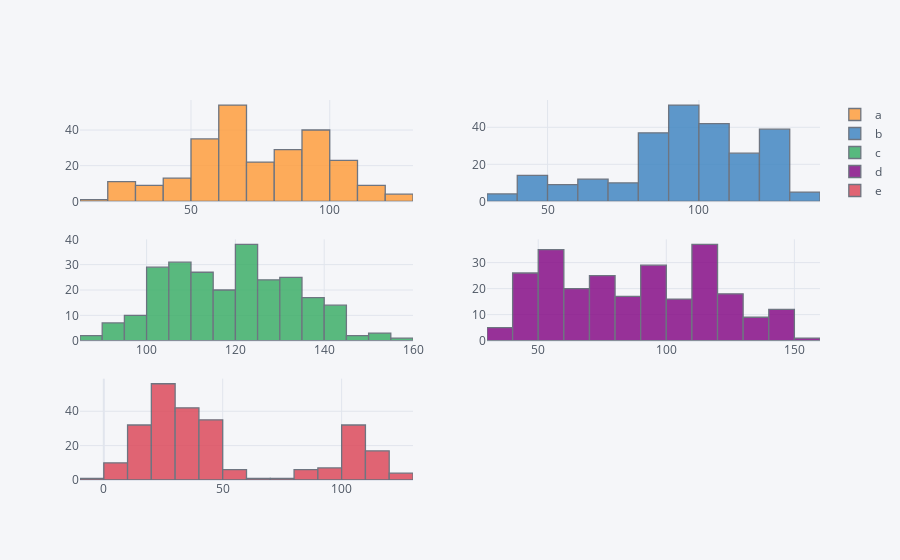

This figure's notebook cell:
### Code cell
plyo.iplot(
    df.iplot(kind='hist',  
             subplots=True,  
             bins=15,  
             asFigure=True),
    image='png',
    filename='ply_03'
)

### Figure 1 — Plotly figure (JSON) as saved in the notebook; plotly's stock layout.template omitted (floating-point values rounded to 4 significant figures; data arrays with more than 128 entries replaced by an {"elided": "..."} marker saying what was removed)
{"data": [{"histfunc": "count", "histnorm": "", "marker": {"color": "rgba(255, 153, 51, 1.0)", "line": {"color": "#4D5663", "width": 1.3}}, "name": "a", "nbinsx": 15, "opacity": 0.8, "orientation": "v", "type": "histogram", "x": {"elided": "250 float values"}, "xaxis": "x", "yaxis": "y"}, {"histfunc": "count", "histnorm": "", "marker": {"color": "rgba(55, 128, 191, 1.0)", "line": {"color": "#4D5663", "width": 1.3}}, "name": "b", "nbinsx": 15, "opacity": 0.8, "orientation": "v", "type": "histogram", "x": {"elided": "250 float values"}, "xaxis": "x2", "yaxis": "y2"}, {"histfunc": "count", "histnorm": "", "marker": {"color": "rgba(50, 171, 96, 1.0)", "line": {"color": "#4D5663", "width": 1.3}}, "name": "c", "nbinsx": 15, "opacity": 0.8, "orientation": "v", "type": "histogram", "x": {"elided": "250 float values"}, "xaxis": "x3", "yaxis": "y3"}, {"histfunc": "count", "histnorm": "", "marker": {"color": "rgba(128, 0, 128, 1.0)", "line": {"color": "#4D5663", "width": 1.3}}, "name": "d", "nbinsx": 15, "opacity": 0.8, "orientation": "v", "type": "histogram", "x": {"elided": "250 float values"}, "xaxis": "x4", "yaxis": "y4"}, {"histfunc": "count", "histnorm": "", "marker": {"color": "rgba(219, 64, 82, 1.0)", "line": {"color": "#4D5663", "width": 1.3}}, "name": "e", "nbinsx": 15, "opacity": 0.8, "orientation": "v", "type": "histogram", "x": {"elided": "250 float values"}, "xaxis": "x5", "yaxis": "y5"}], "layout": {"autosize": true, "barmode": "overlay", "legend": {"bgcolor": "#F5F6F9", "font": {"color": "#4D5663"}}, "paper_bgcolor": "#F5F6F9", "plot_bgcolor": "#F5F6F9", "title": {"font": {"color": "#4D5663"}}, "xaxis": {"anchor": "y", "autorange": true, "domain": [0, 0.45], "gridcolor": "#E1E5ED", "range": [10, 130], "showgrid": true, "tickfont": {"color": "#4D5663"}, "title": {"font": {"color": "#4D5663"}, "text": ""}, "type": "linear", "zerolinecolor": "#E1E5ED"}, "xaxis2": {"anchor": "y2", "autorange": true, "domain": [0.55, 1], "gridcolor": "#E1E5ED", "range": [30, 140], "showgrid": true, "tickfont": {"color": "#4D5663"}, "title": {"font": {"color": "#4D5663"}, "text": ""}, "type": "linear", "zerolinecolor": "#E1E5ED"}, "xaxis3": {"anchor": "y3", "autorange": true, "domain": [0, 0.45], "gridcolor": "#E1E5ED", "range": [85, 160], "showgrid": true, "tickfont": {"color": "#4D5663"}, "title": {"font": {"color": "#4D5663"}, "text": ""}, "type": "linear", "zerolinecolor": "#E1E5ED"}, "xaxis4": {"anchor": "y4", "autorange": true, "domain": [0.55, 1], "gridcolor": "#E1E5ED", "range": [30, 160], "showgrid": true, "tickfont": {"color": "#4D5663"}, "title": {"font": {"color": "#4D5663"}, "text": ""}, "type": "linear", "zerolinecolor": "#E1E5ED"}, "xaxis5": {"anchor": "y5", "autorange": true, "domain": [0, 0.45], "gridcolor": "#E1E5ED", "range": [-10, 130], "showgrid": true, "tickfont": {"color": "#4D5663"}, "title": {"font": {"color": "#4D5663"}, "text": ""}, "type": "linear", "zerolinecolor": "#E1E5ED"}, "yaxis": {"anchor": "x", "autorange": true, "domain": [0.7333, 1], "gridcolor": "#E1E5ED", "range": [0, 56.84], "showgrid": true, "tickfont": {"color": "#4D5663"}, "title": {"font": {"color": "#4D5663"}, "text": ""}, "zerolinecolor": "#E1E5ED"}, "yaxis2": {"anchor": "x2", "autorange": true, "domain": [0.7333, 1], "gridcolor": "#E1E5ED", "range": [0, 54.74], "showgrid": true, "tickfont": {"color": "#4D5663"}, "title": {"font": {"color": "#4D5663"}, "text": ""}, "zerolinecolor": "#E1E5ED"}, "yaxis3": {"anchor": "x3", "autorange": true, "domain": [0.3667, 0.6333], "gridcolor": "#E1E5ED", "range": [0, 40], "showgrid": true, "tickfont": {"color": "#4D5663"}, "title": {"font": {"color": "#4D5663"}, "text": ""}, "zerolinecolor": "#E1E5ED"}, "yaxis4": {"anchor": "x4", "autorange": true, "domain": [0.3667, 0.6333], "gridcolor": "#E1E5ED", "range": [0, 38.95], "showgrid": true, "tickfont": {"color": "#4D5663"}, "title": {"font": {"color": "#4D5663"}, "text": ""}, "zerolinecolor": "#E1E5ED"}, "yaxis5": {"anchor": "x5", "autorange": true, "domain": [0, 0.2667], "gridcolor": "#E1E5ED", "range": [0, 58.95], "showgrid": true, "tickfont": {"color": "#4D5663"}, "title": {"font": {"color": "#4D5663"}, "text": ""}, "zerolinecolor": "#E1E5ED"}}}
